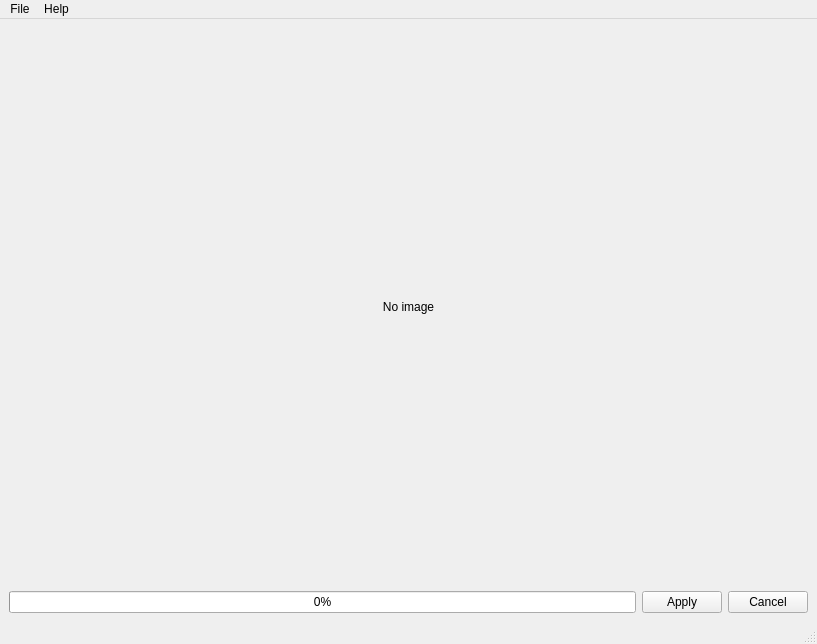
<?xml version="1.0" encoding="UTF-8"?>
<ui version="4.0">
 <class>MainWindow</class>
 <widget class="QMainWindow" name="MainWindow">
  <property name="geometry">
   <rect>
    <x>0</x>
    <y>0</y>
    <width>817</width>
    <height>644</height>
   </rect>
  </property>
  <property name="windowTitle">
   <string>MainWindow</string>
  </property>
  <widget class="QWidget" name="centralwidget">
   <layout class="QVBoxLayout" name="verticalLayout" stretch="15,1">
    <item>
     <widget class="QLabel" name="label">
      <property name="text">
       <string>No image</string>
      </property>
      <property name="alignment">
       <set>Qt::AlignCenter</set>
      </property>
     </widget>
    </item>
    <item>
     <layout class="QHBoxLayout" name="horizontalLayout">
      <item>
       <widget class="QProgressBar" name="progressBar">
        <property name="value">
         <number>0</number>
        </property>
       </widget>
      </item>
      <item>
       <widget class="QPushButton" name="buttonApply">
        <property name="text">
         <string>Apply</string>
        </property>
       </widget>
      </item>
      <item>
       <widget class="QPushButton" name="buttonCancel">
        <property name="text">
         <string>Cancel</string>
        </property>
       </widget>
      </item>
     </layout>
    </item>
   </layout>
  </widget>
  <widget class="QMenuBar" name="menubar">
   <property name="geometry">
    <rect>
     <x>0</x>
     <y>0</y>
     <width>817</width>
     <height>20</height>
    </rect>
   </property>
   <widget class="QMenu" name="menuFile">
    <property name="title">
     <string>File</string>
    </property>
    <addaction name="actionOpen"/>
    <addaction name="actionExit"/>
   </widget>
   <widget class="QMenu" name="menuAbout">
    <property name="title">
     <string>Help</string>
    </property>
    <addaction name="actionHelp"/>
   </widget>
   <addaction name="menuFile"/>
   <addaction name="menuAbout"/>
  </widget>
  <widget class="QStatusBar" name="statusbar"/>
  <action name="actionOpen">
   <property name="text">
    <string>Open</string>
   </property>
  </action>
  <action name="actionExit">
   <property name="text">
    <string>Exit</string>
   </property>
  </action>
  <action name="actionHelp">
   <property name="text">
    <string>About</string>
   </property>
  </action>
 </widget>
 <resources/>
 <connections/>
</ui>
